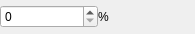
<?xml version="1.0" encoding="UTF-8"?>
<ui version="4.0">
 <class>AlphaEdit</class>
 <widget class="QWidget" name="AlphaEdit">
  <property name="geometry">
   <rect>
    <x>0</x>
    <y>0</y>
    <width>195</width>
    <height>34</height>
   </rect>
  </property>
  <property name="windowTitle">
   <string>Прозрачность</string>
  </property>
  <layout class="QGridLayout" name="gridLayout_2">
   <property name="margin">
    <number>0</number>
   </property>
   <property name="spacing">
    <number>0</number>
   </property>
   <item row="0" column="0">
    <layout class="QGridLayout" name="gridLayout">
     <property name="spacing">
      <number>0</number>
     </property>
     <item row="0" column="0">
      <widget class="QSpinBox" name="alphaspin">
       <property name="maximum">
        <number>100</number>
       </property>
      </widget>
     </item>
     <item row="0" column="1">
      <widget class="QLabel" name="label">
       <property name="text">
        <string>%</string>
       </property>
      </widget>
     </item>
    </layout>
   </item>
  </layout>
 </widget>
 <resources/>
 <connections/>
</ui>
